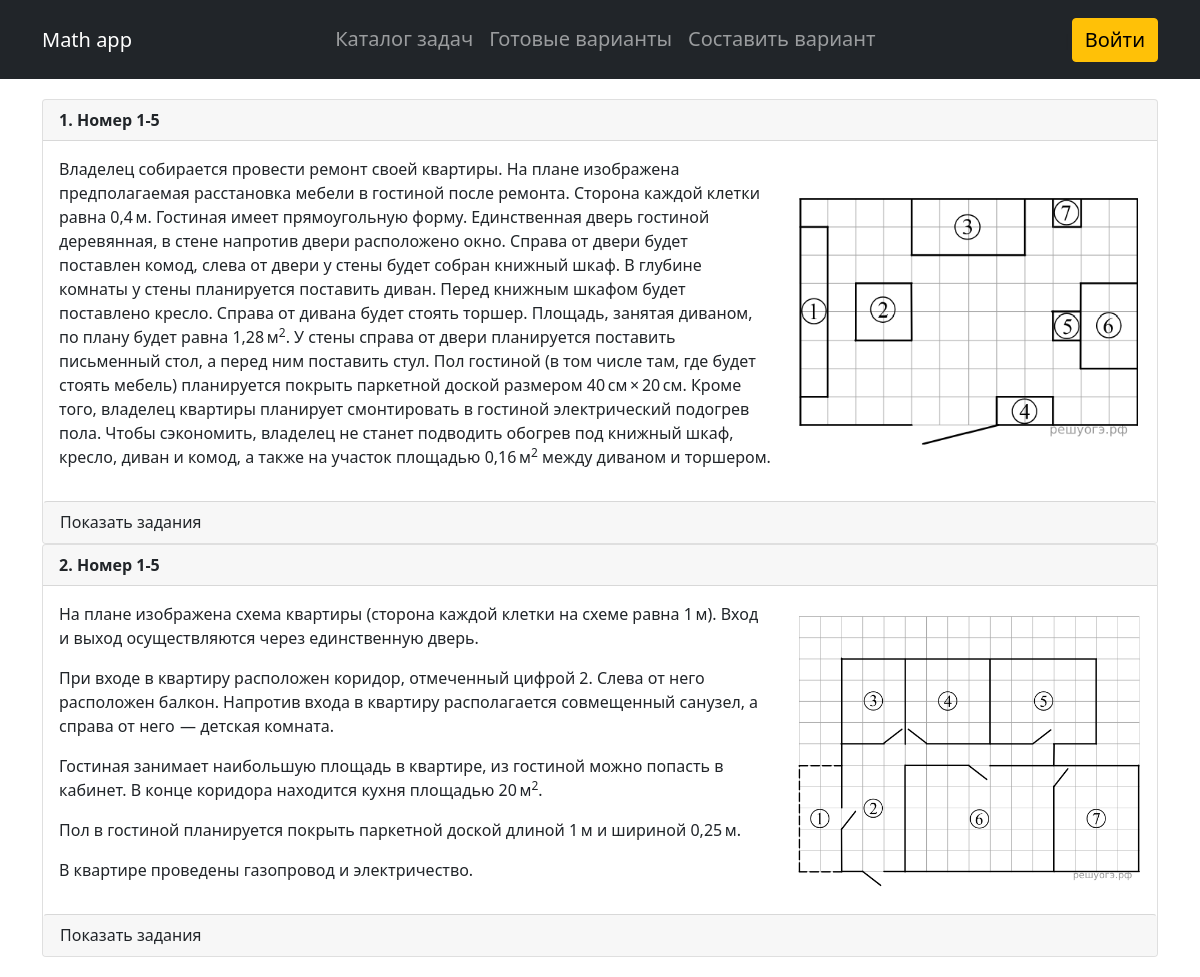
Page /math_app/subcategory/plan-zhilya/ on the committed database.
### math_app/models.py (models this page shows, shortened)
class Exercise(models.Model):
    subcategory = models.ForeignKey(Subcategory, related_name='subcategory', on_delete=models.CASCADE,
                                    verbose_name='Вид')
    description = RichTextUploadingField(blank=True, null=True)
    picture = models.ImageField(blank=True, upload_to="pictures/%Y/%m/%d/")
    time_create = models.DateTimeField(auto_now_add=True)
    time_update = models.DateTimeField(auto_now=True)
    source = models.TextField(blank=True, verbose_name='Источник')

class Subcategory(models.Model):
    category = models.ForeignKey(Category, verbose_name='Тип', null=True, on_delete=models.SET_NULL)
    title = models.CharField(max_length=200, verbose_name='Вид', db_index=True)
    slug = models.SlugField(max_length=200, unique=True)
    class Meta:
        ordering = ('category',)

class Category(models.Model):
    id = models.IntegerField(primary_key=True, unique=True)
    number = models.CharField(max_length=200, verbose_name='Номер')
    title = models.CharField(max_length=200, db_index=True, verbose_name='Тип')
    slug = models.SlugField(max_length=200, unique=True)
    class Meta:
        ordering = ('id',)

### math_app/views.py (the view)
# urls.py: path('subcategory/<slug:subcat_slug>/', ShowSubcategory.as_view(), name='subcategory'),
class ShowSubcategory(ListView):
    model = Exercise
    template_name = 'math_app/exercises_list.html'
    context_object_name = 'exercises'
    allow_empty = False
    def get_context_data(self, *, object_list=None, **kwargs):
        context = super().get_context_data(**kwargs)
        context['title'] = 'Вид - ' + str(context['exercises'][0].subcategory.title).lower()
        return context
    def get_queryset(self):
        return Exercise.objects.filter(subcategory__slug=self.kwargs['subcat_slug'])

### math_app/models.py (called while the page is built)
    def get_absolute_url(self):
        return reverse('test', kwargs={'test_id': self.pk})

    def get_answers(self):
        ans_ls = []
        for ans in self.answer_set.all():
            ans_ls.append(str(ans))
        return ans_ls

    def __str__(self):
        return self.answer

### oge_training/templatetags/custom_tags.py (called while the page is built)
@register.filter
def verbose_name(the_object, the_field):
    return the_object._meta.get_field(the_field).verbose_name

### math_app/templates/math_app/exercises_list.html (shortened to what this page needs)
{% extends 'math_app/base.html' %}
{% load custom_tags %}
{% block content %}
<main>
    <div class="container">
        <div class="row">
            <div class="col-12">
                {% for ex in exercises %}
                {% if ex.description %}
                <div class="card">
                    <div class="card-header">
                        <b class="title">{{ forloop.counter }}. {{ex.subcategory.category | verbose_name:'number'}} {{ex.subcategory.category.number}} </b>
                    </div>
                    <div class="card-body">
                        <div class="row align-items-center">
                            <div class="col-lg-8">{{ex.description | safe}}</div>
                            <div class="col-lg-4"><img width="100%" src="{{ex.picture.url}}"/></div>
                        </div>
                    </div>
                    <div class="card-footer btn text reveal tests text-start"> Показать задания</div>
                </div>
                    {% endif %}
                    {% endfor %}
                </div>
            </div>
        </div>
</main>
{% endblock %}

### math_app/templates/math_app/base.html (shortened to what this page needs)
{% load static %}
<!DOCTYPE html>
<html>
<head>
    <link type="text/css" href="{% static 'math_app/css/bootstrap_css/bootstrap.min.css' %}" rel="stylesheet"/>
    <link type="text/css" href="{% static 'math_app/css/styles.css' %}" rel="stylesheet"/>
</head>
<body>
<nav class="navbar sticky-top navbar-expand-sm bg-dark navbar-dark py-3 text-center">
    <div class="container">
        <a class="navbar-brand fs-5" href="{% url 'home' %}">Math app</a>
        <div class="collapse navbar-collapse justify-content-center" id="collapsibleNavbar">
            <ul class="navbar-nav mx-auto">
                <li class="nav-item">
                    <a class="nav-link fs-5" href="{% url 'home' %}">Каталог задач</a>
                </li>
                <li class="nav-item">
                    <a class="nav-link fs-5" href="{% url 'variants' %}">Готовые варианты</a>
                </li>
                <li class="nav-item">
                    <a class="nav-link fs-5" href="{% url 'exam_filter' %}">Составить вариант</a>
                </li>
            </ul>
            <a class="btn btn-warning fs-5" href="{% url 'users:login' %}">Войти</a>
        </div>
    </div>
</nav>
{% block content %}
{% endblock %}
</body>
</html>

### math_app/static/math_app/css/styles.css (style rules this page uses)
main { position: relative; padding: 20px; }
.nav-link:after { display: block; padding: 0 auto; position: relative; left: 0; width: 0%; height: 1px; background-color: white; content: ""; transition: width 0.3s ease-out; }
p { margin-bottom:0rem; }

### rows in the picture
Exercise: subcategory.category|verbose_name "Номер", subcategory.category.number "1-5", description "Владелец собирается провести ремонт своей квартиры. На плане изображена предполагаемая расстановка мебели в гостиной после ремонта. Сторона каждой клетки равна 0,4 м. Гостиная имеет прямоугольную форму. Единственная дверь гостиной деревянная, в стене напротив двери расположено окно. Справа от двери будет поставлен комод, слева от двери у стены будет собран книжный шкаф. В глубине комнаты у стены планируется поставить диван. Перед книжным шкафом будет поставлено кресло. Справа от дивана будет стоять торшер. Площадь, занятая диваном, по плану будет равна 1,28 м 2 . У стены справа от двери планируется поставить письменный стол, а перед ним поставить стул. Пол гостиной (в том числе там, где…", picture (picture)
Exercise: subcategory.category|verbose_name "Номер", subcategory.category.number "1-5", description "На плане изображена схема квартиры (сторона каждой клетки на схеме равна 1 м). Вход и выход осуществляются через единственную дверь. При входе в квартиру расположен коридор, отмеченный цифрой 2. Слева от него расположен балкон. Напротив входа в квартиру располагается совмещенный санузел, а справа от него — детская комната. Гостиная занимает наибольшую площадь в квартире, из гостиной можно попасть в кабинет. В конце коридора находится кухня площадью 20 м 2 . Пол в гостиной планируется покрыть паркетной доской длиной 1 м и шириной 0,25 м. В квартире проведены газопровод и электричество.", picture (picture)
